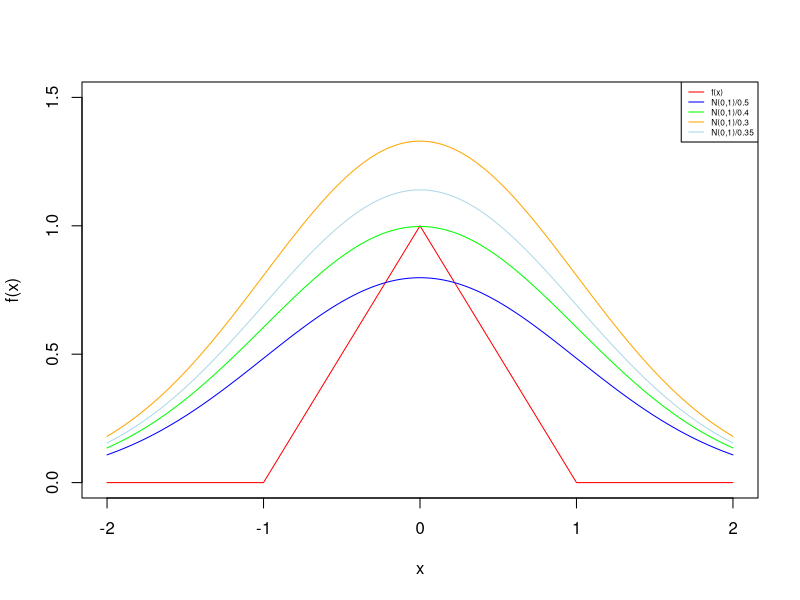
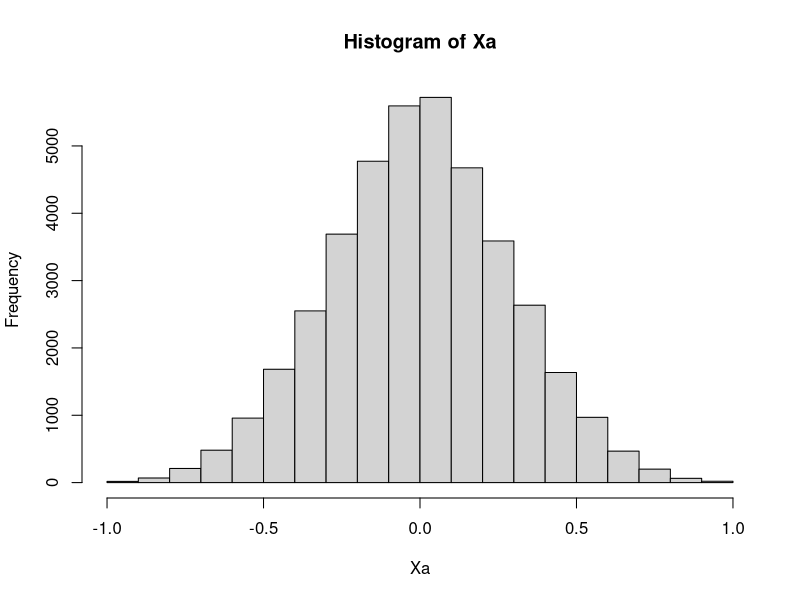
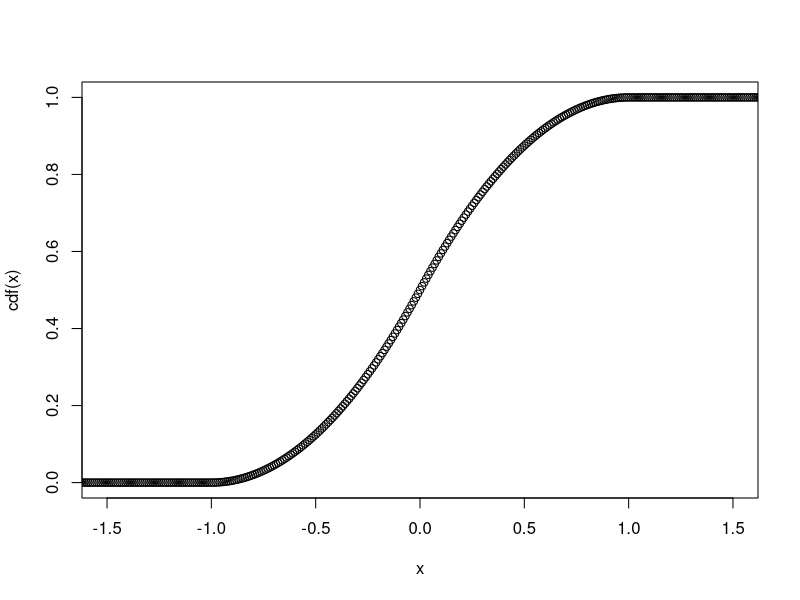
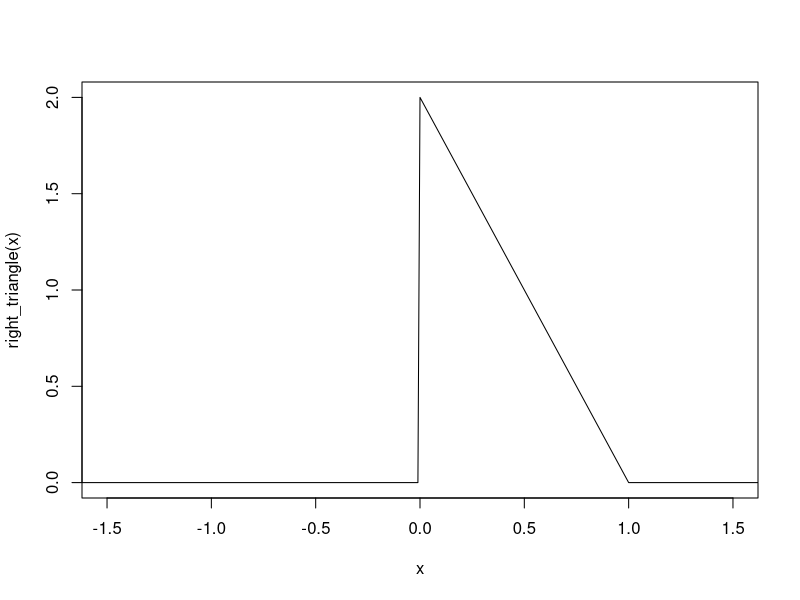
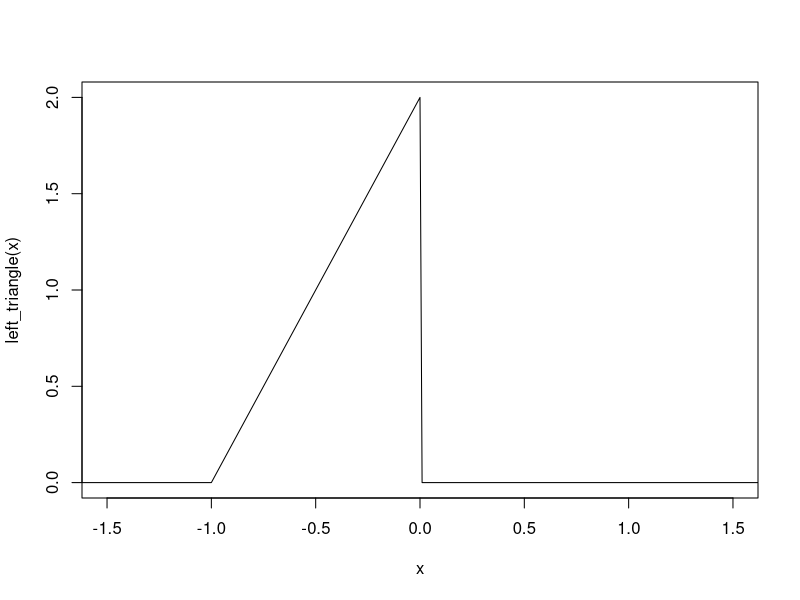
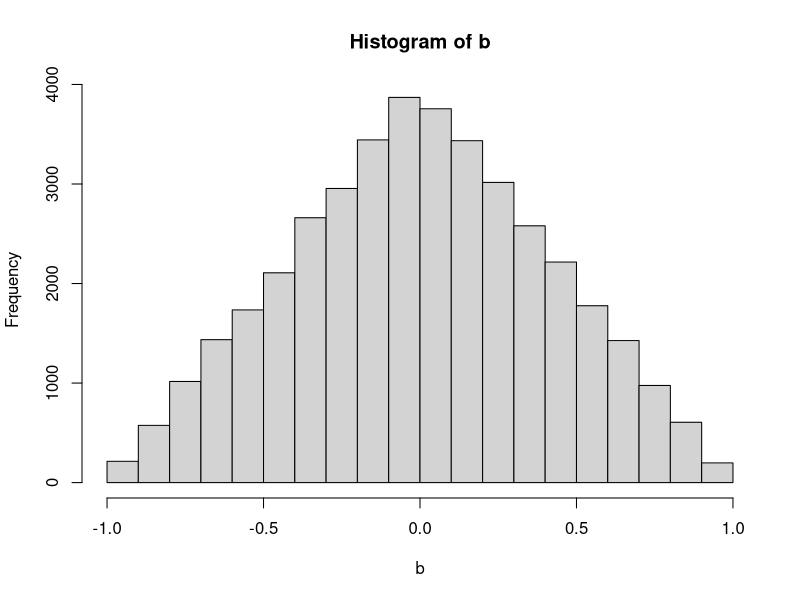
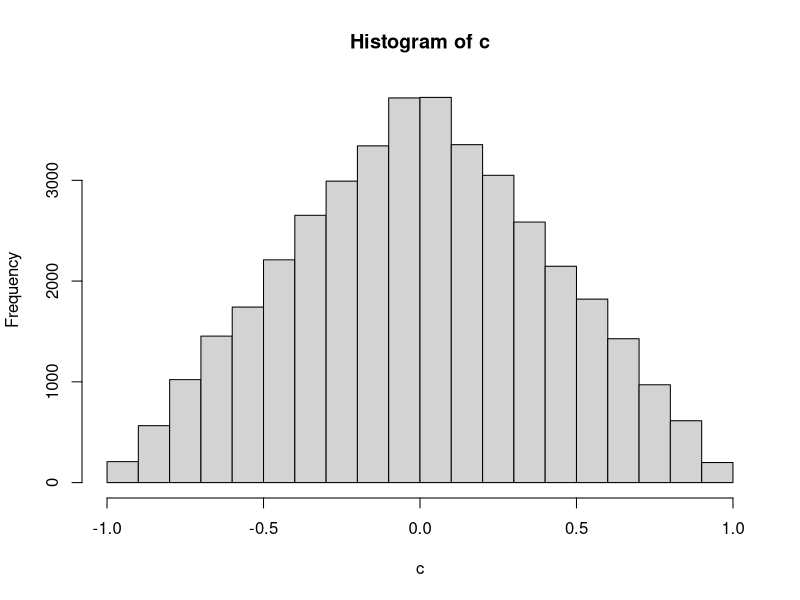
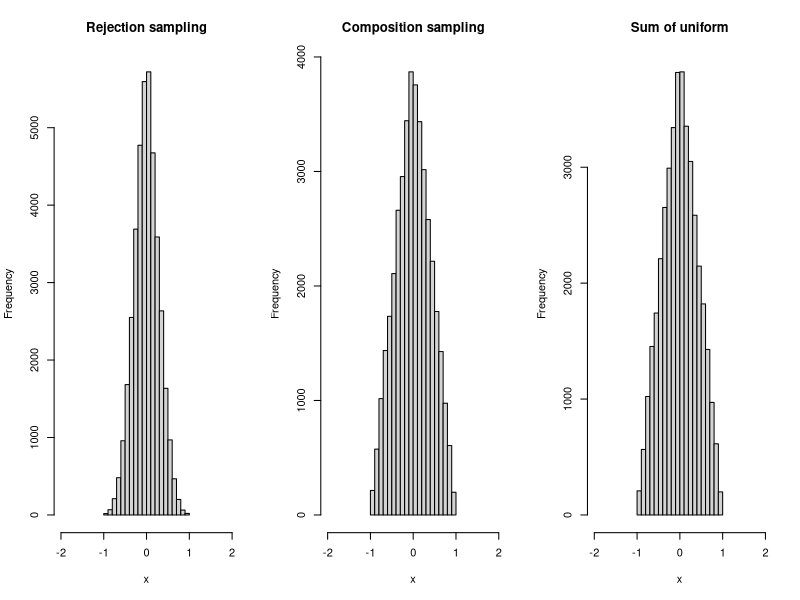

The R source for these figures, in order:
## ---- chunk 1
knitr::opts_chunk$set(echo = TRUE)
## ---- chunk 2

f <- function(x){
  out <- c()
  for (i in 1:length(x)){
    if (x[i] < -1){out <- append(out, 0)
    }else if(x[i] > 1){ out <- append(out, 0) 
    }else if (-1 <= x[i] && x[i] <= 0){out <- append(out, x[i]+1)
    }else if (0 < x[i] && x[i] <= 1){out <- append(out, 1-x[i])}
  }
  return(out)
}

#Determining proper value of a for the enveloppe
x <- seq(-2, 2, 0.01)
plot(x, f(x), col = "red", type = "l", ylim = c(0, 1.5))
lines(x, dnorm(x)/0.5, col = "blue")
lines(x, dnorm(x)/0.4, col = "green")
lines(x, dnorm(x)/0.3, col = "orange")
lines(x, dnorm(x)/0.35, col = "lightblue")
#add legend
legend("topright", legend = c("f(x)", "N(0,1)/0.5", "N(0,1)/0.4", "N(0,1)/0.3", "N(0,1)/0.35"), col = c("red", "blue", "green", "orange", "lightblue"), lty = 1, cex = 0.5)

#Based on the three plots, we choose a = 0.35
a <- 0.35

e <- function(x){
  return(dnorm(x) / a)
}

## ---- chunk 3
#Rejection sampling:
Xa <- c()

while(length(Xa) < 40000){
   U <- runif(1)
   Y <- rnorm(1) * a            # g(x) = N(0,1)
  if (U <= f(Y)/e(Y)){
    Xa <- c(Xa, Y)
  }
}

#plot the histogram of the generated values
hist(Xa)
## ---- chunk 4
x <- seq(-2,2, 0.01)

cdf <- function(x){
  y <- rep(0,length(x))
  for (i in 1:length(x)){
    if (x[i] < -1){
      y[i] <- 0
    }else if (x[i]<=0){
      y[i] <- x[i]^2/2 + x[i] + 0.5
    }else if (x[i]<=1){
      y[i] <- x[i] - (x[i]^2 /2) + .5
    }else y[i] <- 1
  }
  return(y)
}

plot(x,cdf(x), xlim=c(-1.5, 1.5))

right_triangle <- function(x){
  y <- rep(0, length(x))
  for (i in 1:length(x)){
    if (x[i] < 0){
        y[i] <- 0
      }else if(x[i] > 1){
        y[i] <- 0
      }else y[i] <- 2 - 2*x[i]
    }
  return(y)
}

left_triangle <- function(x){
  y <- rep(0, length(x))
  for (i in 1:length(x)){
    if (x[i] < -1){
      y[i] <- 0
    }else if(x[i] > 0){
      y[i] <- 0
    }else y[i] <- 2 + 2*x[i]
  }
  return(y)
}

plot(x,right_triangle(x), xlim=c(-1.5, 1.5), type="l")
plot(x,left_triangle(x), xlim=c(-1.5, 1.5), type="l")


cdf_right <- function(y){
  return(1 - sqrt(1-y))
}

cdf_left <- function(y){
  return(sqrt(y)-1)
}

zerone <- runif(40000, 0,1)
g <- rbinom(40000, 1, 0.5)

genX <- function(x,g){
  res <- rep(0, length(x))
  for (i in 1:length(x)){
    if (g[i] == 0) res[i] <- cdf_right(x[i])
    else res[i] <- cdf_left(x[i])
  }
  return(res)
}
b <- genX(zerone, g)
hist(b)
## ---- chunk 5

genXunif <- function(){
  u1 <- runif(40000)
  u2 <- runif(40000)
  return(u1-u2)
}

c <- genXunif()
hist(c)

## ---- chunk 6

#Comparaison of the histograms
par(mfrow=c(1,3))
hist(Xa, main="Rejection sampling", xlab="x", xlim=c(-2,2))
hist(b, main="Composition sampling", xlab="x", xlim=c(-2,2))
hist(c, main="Sum of uniform", xlab="x", xlim=c(-2,2))

## ---- chunk 7
de <- function(x, mu, lambda){
  return(lambda/2 * exp(-lambda * abs(x-mu)))
}
#Inverse CDF method
#Generate 10000 random numbers from Unif(0,1)
set.seed(12345)
u <- runif(10000)
#Generate 10000 random numbers from DE(0,1) using the inverse CDF method
F_inv <- function(p, mu, lambda){
  return(mu - (1/lambda) * sign(p-0.5)*log(1-2*abs(p-0.5)))
}
d <- F_inv(u, 0, 1)
hist(d, breaks = 100)
curve(de(x, 0, 1)*2000, add = TRUE, col = "red")


## ---- chunk 8
#Rejection sampling method
#Determining proper value of a for the enveloppe
a <- 0.7
#plot(x, f(x), col = "red", type = "l")
#lines(x, g(x, 0, 1)/a, col = "blue")

#Generate 2000 random numbers from DE(0,1)
set.seed(12345)
u <- runif(2000)
Y <- F_inv(u, 0, 1)*a

f <- function(x){
  return(dnorm(x, 0, 1))
}
g <- function(x, mu, lambda){
  return(de(x, mu, lambda))
}

#After trial and error, a = 0.7 seems to be the best value for a

#Generate 2000 random numbers from N(0,1) using the rejection sampling method
X_rej <- c()
samples <- 0
rejection_rate <- 0
while(length(X_rej) < 2000){
  samples <- samples + 1
  Y <- F_inv(runif(1), 0, 1)
  U <- runif(1, 0,1)
  if(U <= f(Y)/(g(Y, 0, 1)/a)){
    X_rej <- c(X_rej, Y)
  }else{
    rejection_rate <- rejection_rate + 1
  }
}
rejection_rate <- rejection_rate/samples

hist(X_rej, breaks = 100)
curve(dnorm(x, mean = 0, sd = 1)*200, add = TRUE, col = "red")
curve(de(x, 0, 1)*200/a, add = TRUE, col = "blue")

## ---- chunk 9
#Generate 2000 random numbers from N(0,1) using rnorm()
set.seed(12345)
X <- rnorm(2000, mean = 0, sd = 1)
hist(X, breaks = 100)
curve(dnorm(x, mean = 0, sd = 1)*100, add = TRUE, col = "red")
## ---- chunk 10
library(ggplot2)
df1 <- data.frame(X_rej)
df2 <- data.frame(X)
#Comparaison of the histograms
ggplot(df1, aes(x = X_rej)) + geom_histogram(bins= 100,fill = "blue", alpha = 0.5) + geom_histogram(data = df2, aes(x = X), bins = 100, fill = "red", alpha = 0.5)
